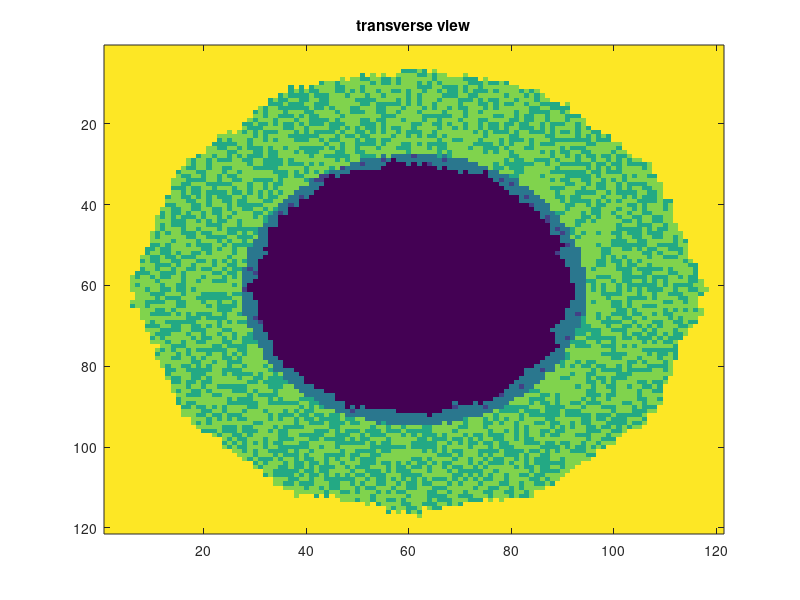

This figure's MATLAB source: (Note: this script raises an error after producing the figure.)
% new graph

% lumen --> 0
% SMCintima --> 1
% ECMintima --> 2
% SMCmedia --> 3
% ECMmedia --> 4
% external support --> 5
% clear variables
% close all
% clc
% 
% load data_stenosis2
load data11
graph = zeros(121,121);

% SMCintima --> 1 && ECMintima --> 2
for ii=1:121,
    for jj=1:121,
        
        if lamina(ii,jj)<=0
            if type_cell(ii,jj) == 1, % smc intima
                graph(ii,jj)=1;
            end
            if type_cell(ii,jj) == 2, % ecm intima
                graph(ii,jj)=2;
            end
            
        else
            if type_cell(ii,jj) == 1, % smc media
                graph(ii,jj)=3;
            end
            if type_cell(ii,jj) == 2, % ecm media
                graph(ii,jj)=4;
            end
            
        end
        
    end
end
clear ii jj

% lumen --> 0
for ii=1:121,
    for jj=1:121,
        
        if lumen_hole(ii,jj) == 1,
            graph(ii,jj) = 0;
        end
        
    end
end
clear ii jj

% external support --> 5
for ii=1:121,
    for jj=1:121,
        
        if external_support(ii,jj) == 1,
            graph(ii,jj) = 5;
        end
        
    end
end
clear ii jj

figure(1)
imagesc(graph)
title('transverse view')
colormap(parula)

figure(2)
surf(graph)
title('frontal view')

            
                
            